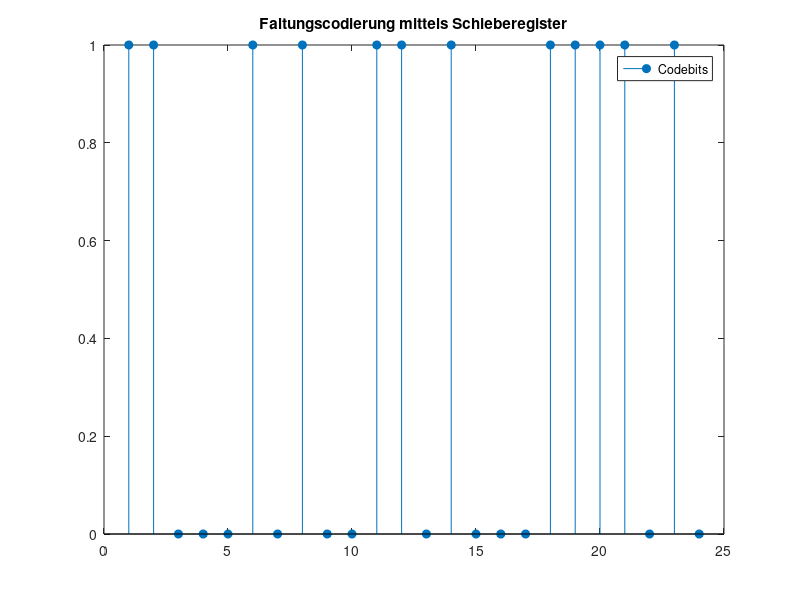

MATLAB code to generate this figure:
%%%%%%%%%%%%%%%%%%%%%%%%%%%%%%%%%%%%%%%%%%%%%%%%%%%%%%%%%%%%%%%%%%%%%%%%%%%
%   Nachrichtentechnisches Praktikum - Aufgabe 8 - Kanalcodierung 
%                                                      
%   7. Faltungscodierung mit Schieberegister
%   7.2 - Übertragung mit zyklischem Blockcode                                                      
%                                                    
%%%%%%%%%%%%%%%%%%%%%%%%%%%%%%%%%%%%%%%%%%%%%%%%%%%%%%%%%%%%%%%%%%%%%%%%%%%

clear all;
%close all;

%%%%%%%%%%%%%%%%%%%%%%%%%%%%%%%%%%%%%%%%%%%%%%%%%%%%%%%%%%%%%%%%%%%%%%%%%%%
% Simulationsparameter
%%%%%%%%%%%%%%%%%%%%%%%%%%%%%%%%%%%%%%%%%%%%%%%%%%%%%%%%%%%%%%%%%%%%%%%%%%%

% - Anzahl der Ausgabe-Bits
Anzahl = 2;      %Durch den Studenten anzupassen


% Belegung der einzelnen Regsiterpfade fuer 1. und 2. Codebit
% y1 und y2 geben die Verknüpfung für Codebit y1 bzw. y2 nach der
% Konvention y1 = [x^3 x^2 x 1] an. 
% z.B.: y1 = [1 0 0 1] für y1=x^3+1


y1 = [1 1 1 1];       %Durch den Studenten anzupassen
y2 = [1 0 1 1];       %Durch den Studenten anzupassen


%Eingangsbitfolge
sourceBitsInt = [1 1 0 0 1 0 1 0 1 1 1 0];     %Durch den Studenten einzugeben


%%%%%%%%%%%%%%%%%%%%%%%%%%%%%%%%%%%%%%%%%%%%%%%%%%%%%%%%%%%%%%%%%%%%%%%%%%%
% Simulation
%%%%%%%%%%%%%%%%%%%%%%%%%%%%%%%%%%%%%%%%%%%%%%%%%%%%%%%%%%%%%%%%%%%%%%%%%%%

%Variablen initialisieren
i=0;


%Encoder

%Erzeuge Speicherzustaende im Schieberegister
registerState = zeros(1,length(y1)-1);

%Berechne Ausgangsdatenfolge y

for i=1:length(sourceBitsInt)
    %Berechne Codebits y1 und y1
    codedBits(2*i-1) = mod([registerState sourceBitsInt(i)]*y1',2);
    codedBits(2*i) = mod([registerState sourceBitsInt(i)]*y2',2);
     
    %Verschiebe Belegung des Schieberegisters incl. aktuellem Eingangsbit. 
    registerState_aux = circshift([registerState sourceBitsInt(i)],[0,-1]);
    registerState = registerState_aux(1:length(registerState));
end


%%%%%%%%%%%%%%%%%%%%%%%%%%%%%%%%%%%%%%%%%%%%%%%%%%%%%%%%%%%%%%%%%%%%%%%%%%%
% Ausgabe der codierten Bits
%%%%%%%%%%%%%%%%%%%%%%%%%%%%%%%%%%%%%%%%%%%%%%%%%%%%%%%%%%%%%%%%%%%%%%%%%%%

figure;

stem(codedBits, 'filled');

title('Faltungscodierung mittels Schieberegister');
legend('Codebits'); 
